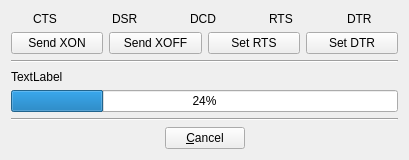
<?xml version="1.0" encoding="UTF-8"?>
<ui version="4.0">
 <class>TransProgressDialog</class>
 <widget class="QDialog" name="TransProgressDialog">
  <property name="windowModality">
   <enum>Qt::NonModal</enum>
  </property>
  <property name="geometry">
   <rect>
    <x>0</x>
    <y>0</y>
    <width>409</width>
    <height>160</height>
   </rect>
  </property>
  <property name="windowTitle">
   <string>Dialog</string>
  </property>
  <property name="windowIcon">
   <iconset>
    <normaloff>:/images/serial.png</normaloff>:/images/serial.png</iconset>
  </property>
  <layout class="QVBoxLayout" name="verticalLayout">
   <item>
    <layout class="QGridLayout" name="gridLayout">
     <item row="1" column="2">
      <widget class="QLabel" name="LedLabel11">
       <property name="enabled">
        <bool>true</bool>
       </property>
       <property name="toolTip">
        <string>Clear To Send</string>
       </property>
       <property name="text">
        <string>CTS</string>
       </property>
      </widget>
     </item>
     <item row="1" column="1">
      <widget class="QLabel" name="ctsLabel">
       <property name="enabled">
        <bool>false</bool>
       </property>
       <property name="maximumSize">
        <size>
         <width>16</width>
         <height>16777215</height>
        </size>
       </property>
       <property name="toolTip">
        <string>Clear To Send</string>
       </property>
       <property name="text">
        <string/>
       </property>
       <property name="pixmap">
        <pixmap>:/images/led.png</pixmap>
       </property>
      </widget>
     </item>
     <item row="1" column="3">
      <widget class="QLabel" name="dsrLabel">
       <property name="enabled">
        <bool>false</bool>
       </property>
       <property name="maximumSize">
        <size>
         <width>16</width>
         <height>16777215</height>
        </size>
       </property>
       <property name="toolTip">
        <string>Data Set Ready </string>
       </property>
       <property name="text">
        <string/>
       </property>
       <property name="pixmap">
        <pixmap>:/images/led.png</pixmap>
       </property>
      </widget>
     </item>
     <item row="1" column="4">
      <widget class="QLabel" name="LedLabel22">
       <property name="enabled">
        <bool>true</bool>
       </property>
       <property name="toolTip">
        <string>Data Set Ready </string>
       </property>
       <property name="text">
        <string>DSR</string>
       </property>
      </widget>
     </item>
     <item row="1" column="5">
      <widget class="QLabel" name="dcdLabel">
       <property name="enabled">
        <bool>false</bool>
       </property>
       <property name="maximumSize">
        <size>
         <width>16</width>
         <height>16777215</height>
        </size>
       </property>
       <property name="toolTip">
        <string>Data Carrier Detect</string>
       </property>
       <property name="text">
        <string/>
       </property>
       <property name="pixmap">
        <pixmap>:/images/led.png</pixmap>
       </property>
      </widget>
     </item>
     <item row="1" column="6">
      <widget class="QLabel" name="LedLabel33">
       <property name="enabled">
        <bool>true</bool>
       </property>
       <property name="toolTip">
        <string>Data Carrier Detect</string>
       </property>
       <property name="text">
        <string>DCD</string>
       </property>
      </widget>
     </item>
     <item row="1" column="7">
      <widget class="QLabel" name="rtsLabel">
       <property name="enabled">
        <bool>false</bool>
       </property>
       <property name="maximumSize">
        <size>
         <width>16</width>
         <height>16777215</height>
        </size>
       </property>
       <property name="toolTip">
        <string>Request To Send</string>
       </property>
       <property name="text">
        <string/>
       </property>
       <property name="pixmap">
        <pixmap>:/images/led.png</pixmap>
       </property>
      </widget>
     </item>
     <item row="1" column="8">
      <widget class="QLabel" name="LedLabel44">
       <property name="enabled">
        <bool>true</bool>
       </property>
       <property name="toolTip">
        <string>Request To Send</string>
       </property>
       <property name="text">
        <string>RTS</string>
       </property>
      </widget>
     </item>
     <item row="1" column="9">
      <widget class="QLabel" name="dtrLabel">
       <property name="enabled">
        <bool>false</bool>
       </property>
       <property name="maximumSize">
        <size>
         <width>16</width>
         <height>16777215</height>
        </size>
       </property>
       <property name="toolTip">
        <string>Data Terminal Ready</string>
       </property>
       <property name="text">
        <string/>
       </property>
       <property name="pixmap">
        <pixmap>:/images/led.png</pixmap>
       </property>
      </widget>
     </item>
     <item row="1" column="10">
      <widget class="QLabel" name="LedLabel55">
       <property name="enabled">
        <bool>true</bool>
       </property>
       <property name="toolTip">
        <string>Data Terminal Ready</string>
       </property>
       <property name="text">
        <string>DTR</string>
       </property>
      </widget>
     </item>
    </layout>
   </item>
   <item>
    <layout class="QGridLayout" name="gridLayout_2">
     <item row="0" column="1">
      <widget class="QPushButton" name="setXoffButton">
       <property name="enabled">
        <bool>true</bool>
       </property>
       <property name="text">
        <string>Send XOFF</string>
       </property>
       <property name="checkable">
        <bool>false</bool>
       </property>
       <property name="autoDefault">
        <bool>false</bool>
       </property>
      </widget>
     </item>
     <item row="0" column="3">
      <widget class="QPushButton" name="setRtsButton">
       <property name="enabled">
        <bool>true</bool>
       </property>
       <property name="toolTip">
        <string>Request To Send</string>
       </property>
       <property name="text">
        <string>Set RTS</string>
       </property>
       <property name="checkable">
        <bool>true</bool>
       </property>
       <property name="autoDefault">
        <bool>false</bool>
       </property>
      </widget>
     </item>
     <item row="0" column="4">
      <widget class="QPushButton" name="setDtrButton">
       <property name="enabled">
        <bool>true</bool>
       </property>
       <property name="toolTip">
        <string>Data Terminal Ready</string>
       </property>
       <property name="text">
        <string>Set DTR</string>
       </property>
       <property name="checkable">
        <bool>true</bool>
       </property>
       <property name="autoDefault">
        <bool>false</bool>
       </property>
      </widget>
     </item>
     <item row="0" column="0">
      <widget class="QPushButton" name="setXonButton">
       <property name="enabled">
        <bool>true</bool>
       </property>
       <property name="text">
        <string>Send XON</string>
       </property>
       <property name="checkable">
        <bool>false</bool>
       </property>
       <property name="autoDefault">
        <bool>false</bool>
       </property>
      </widget>
     </item>
    </layout>
   </item>
   <item>
    <widget class="Line" name="line_5">
     <property name="orientation">
      <enum>Qt::Horizontal</enum>
     </property>
    </widget>
   </item>
   <item>
    <widget class="QLabel" name="label">
     <property name="text">
      <string>TextLabel</string>
     </property>
    </widget>
   </item>
   <item>
    <widget class="QProgressBar" name="progressBar">
     <property name="value">
      <number>24</number>
     </property>
    </widget>
   </item>
   <item>
    <widget class="Line" name="line_6">
     <property name="orientation">
      <enum>Qt::Horizontal</enum>
     </property>
    </widget>
   </item>
   <item>
    <layout class="QHBoxLayout" name="horizontalLayout">
     <item>
      <spacer name="horizontalSpacer_2">
       <property name="orientation">
        <enum>Qt::Horizontal</enum>
       </property>
       <property name="sizeHint" stdset="0">
        <size>
         <width>40</width>
         <height>20</height>
        </size>
       </property>
      </spacer>
     </item>
     <item>
      <widget class="QPushButton" name="cancelButton">
       <property name="text">
        <string>&amp;Cancel</string>
       </property>
       <property name="icon">
        <iconset>
         <normaloff>:/images/cancel.png</normaloff>:/images/cancel.png</iconset>
       </property>
       <property name="autoDefault">
        <bool>false</bool>
       </property>
      </widget>
     </item>
     <item>
      <spacer name="horizontalSpacer">
       <property name="orientation">
        <enum>Qt::Horizontal</enum>
       </property>
       <property name="sizeHint" stdset="0">
        <size>
         <width>40</width>
         <height>20</height>
        </size>
       </property>
      </spacer>
     </item>
    </layout>
   </item>
  </layout>
 </widget>
 <resources/>
 <connections/>
</ui>
